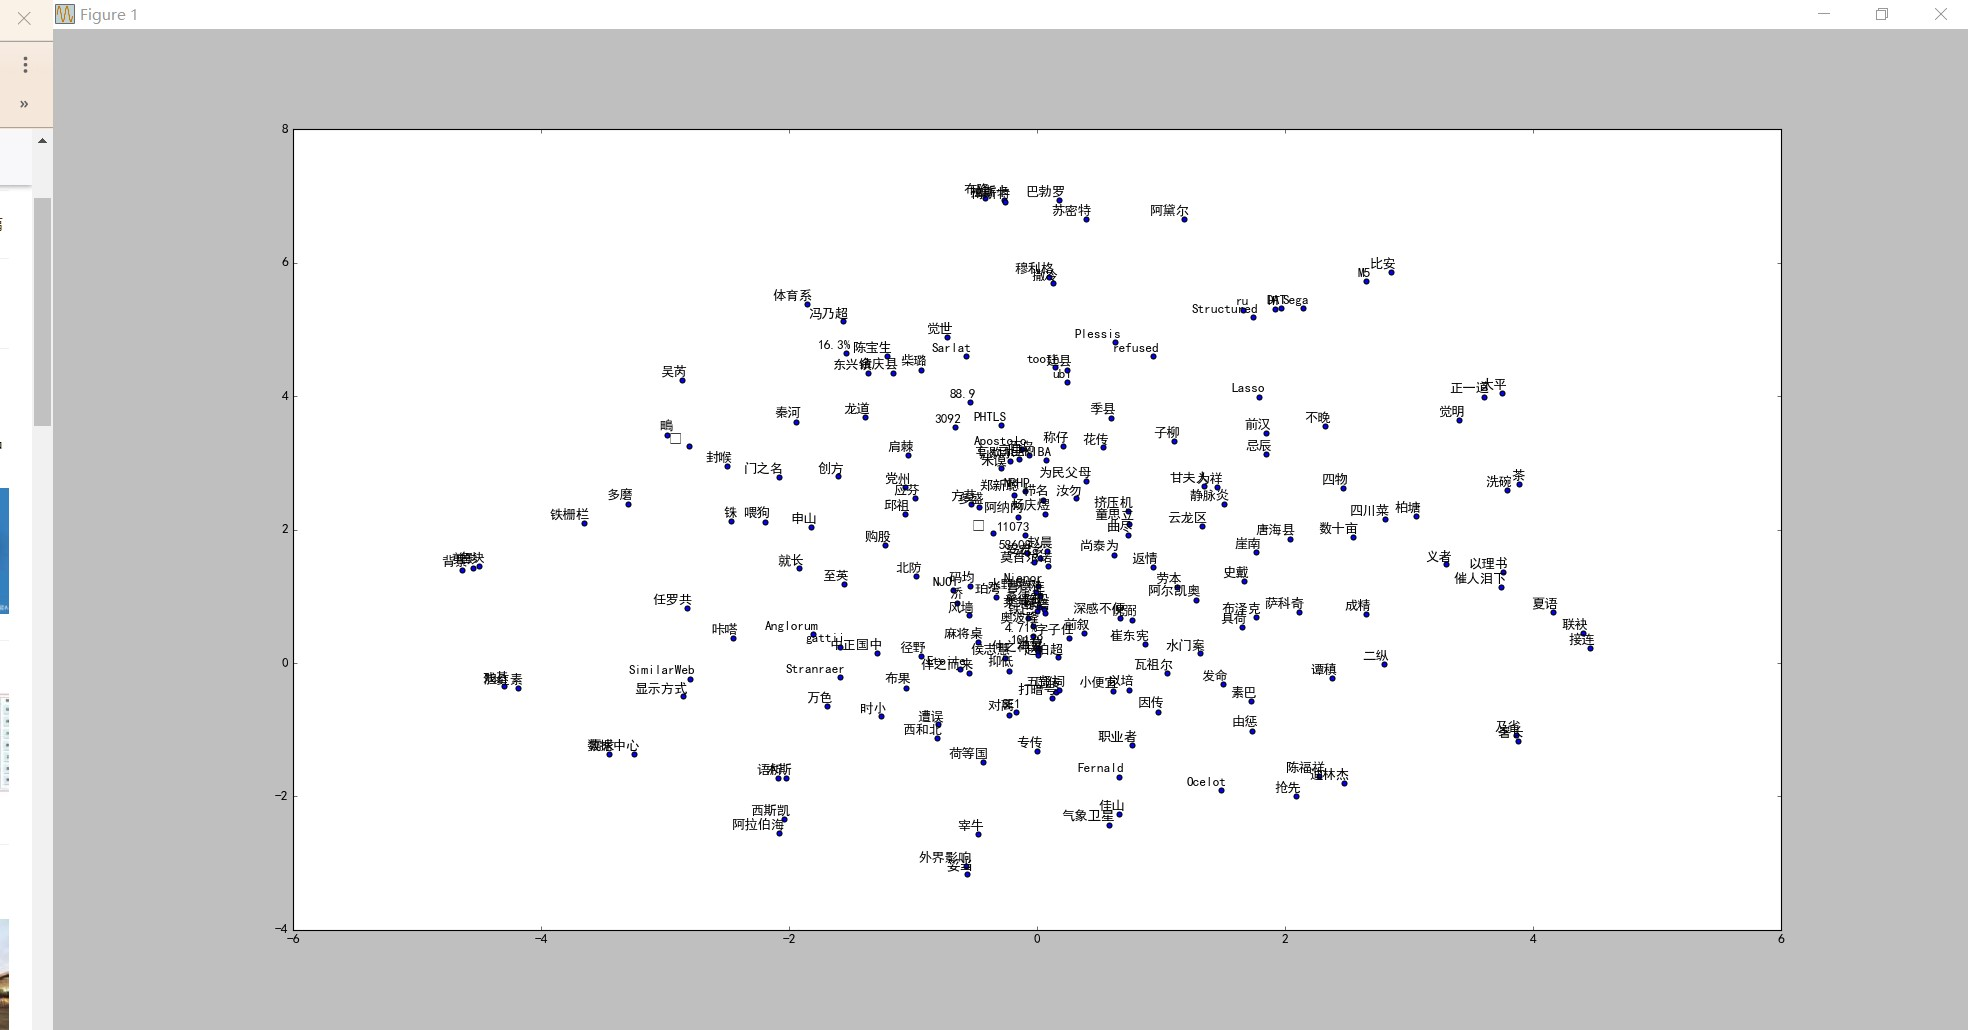

Source code (Python):
'''
Created on 2019年8月2日

@author: stanis
'''
from gensim.models import word2vec

from sklearn.manifold import TSNE

import numpy as np
import matplotlib.pyplot as plt

#利用TSNE可视化模型结果，选取前200个词显示结果，结果见文件visualization.jpg
def tsne_plot(model):
    '''create and TSNE model and plots it'''
    lables=[]
    tokens=[]
    
    for word in model.wv.vocab:
        tokens.append(model[word])
        lables.append(word)
        
    tsne_model=TSNE(perplexity=40,n_components=2,verbose=1,init='pca',n_iter=2500,random_state=23)
    new_values=tsne_model.fit_transform(np.array(tokens[0:200])) #信息量过大，仅取前200
    
    x=[]
    y=[]
    for value in new_values:
        x.append(value[0])
        y.append(value[1])
    plt.figure(figsize=(16,16))
    for i in range(len(x)):
        plt.scatter(x[i],y[i])
        plt.annotate(lables[i],xy=(x[i],y[i]),xytext=(5,2),textcoords='offset points',ha='right',va='bottom')
    plt.show()


 
model=word2vec.Word2Vec.load('wiki-training.model')

tsne_plot(model)      
